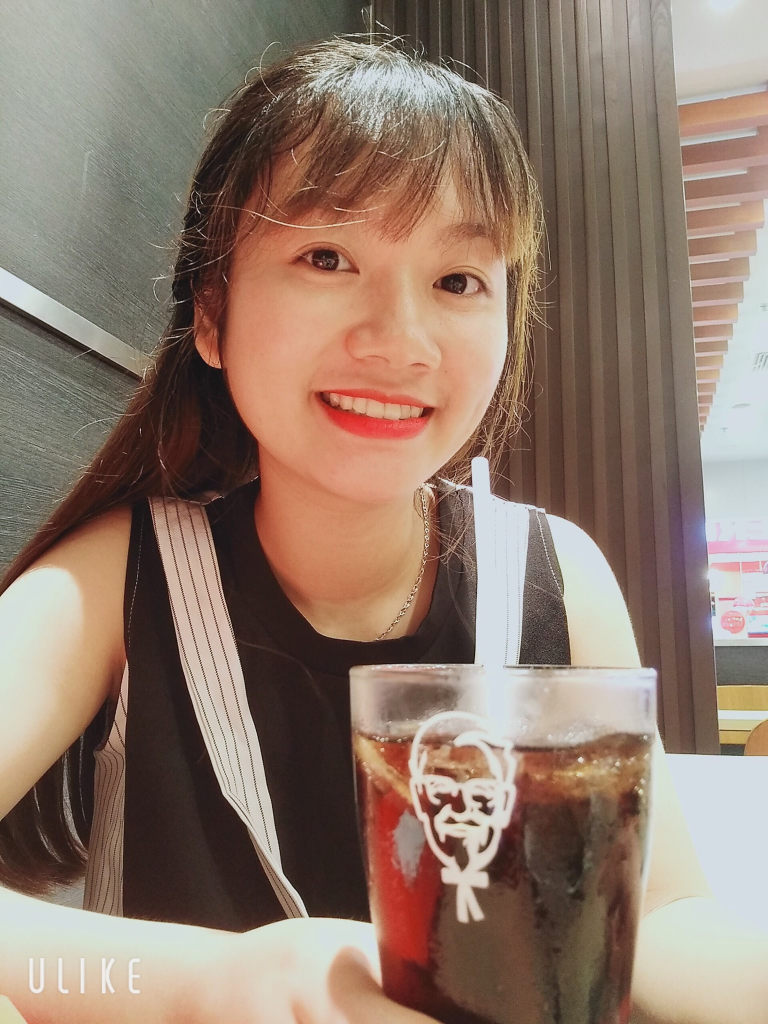
#> input picture OpenCV/Exercise_PracticalPythonOpenCV/L4_ImageProcessing/image.jpg, 1535 x 2048 px (shown at 1/2 size)
$ python masking.py --image image.jpg
#> lines starting #> are read from the running program, lines starting #| are printed output that depends on the picture; after the words box and inside, x2 and y2 are one past the last pixel; in counts of white or black regions, pixels touching at a corner belong together
import numpy as np
import argparse
import cv2

ap = argparse.ArgumentParser()
ap.add_argument("-i", "--image", required = True,
		help = "Path to the image")
args = vars(ap.parse_args())

image = cv2.imread(args["image"])
#> image is the input picture: shape (2048, 1535, 3); mean B, G, R 108.8, 122.6, 144
cv2.imshow("Original", image)

mask = np.zeros(image.shape[:2], dtype = "uint8")
(cX, cY) = (image.shape[1] // 2, image.shape[0] // 2)
#> cX = 767; cY = 1024
cv2.rectangle(mask, (cX - 750, cY - 750), (cX + 750, cY + 750), 255, -1)
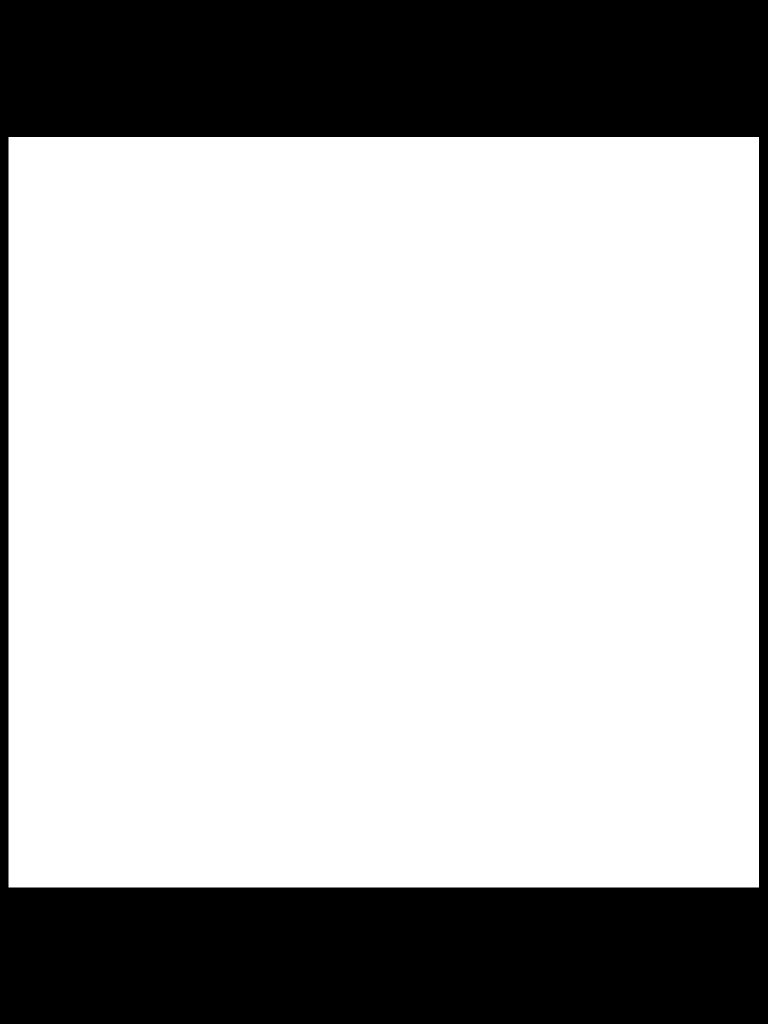
#> mask: shape (2048, 1535) (shown at 1/2 size); 71.7% white; 1 black region, box (x1, y1, x2, y2) and area: (0, 0, 1535, 2048) 890679
cv2.imshow("Mask", mask)

masked = cv2.bitwise_and(image, image, mask = mask)
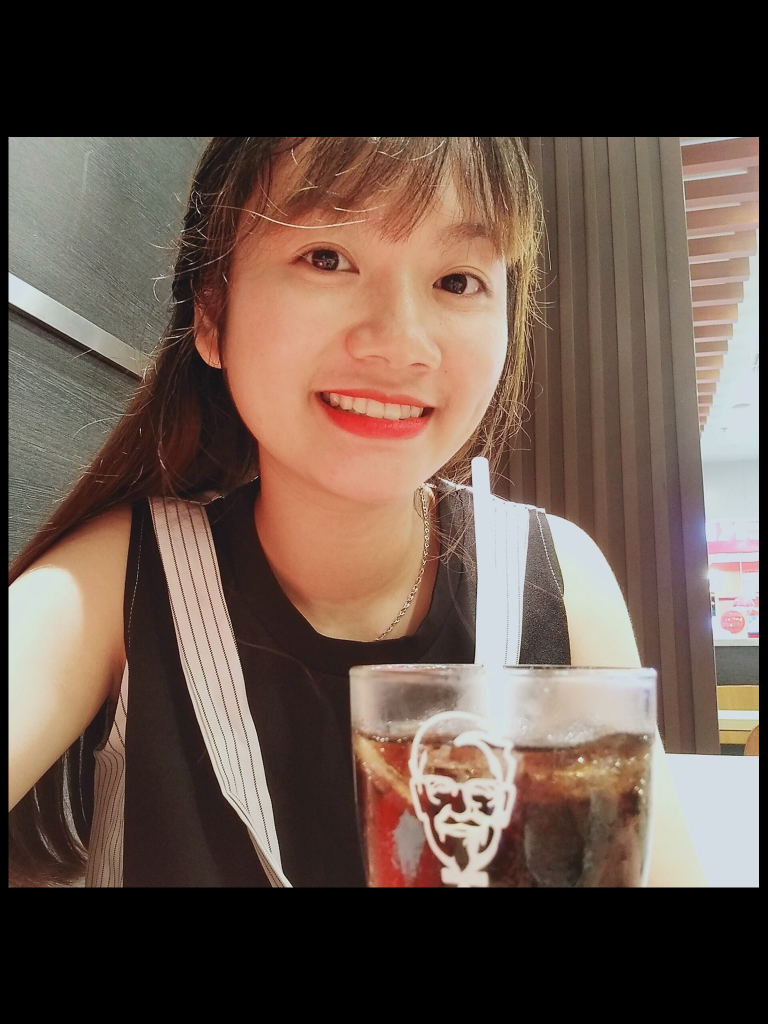
#> masked: shape (2048, 1535, 3) (shown at 1/2 size); mean B, G, R 72.4, 82.5, 100.5
cv2.imshow("Mask Applied to Image", masked)
cv2.waitKey(0)
